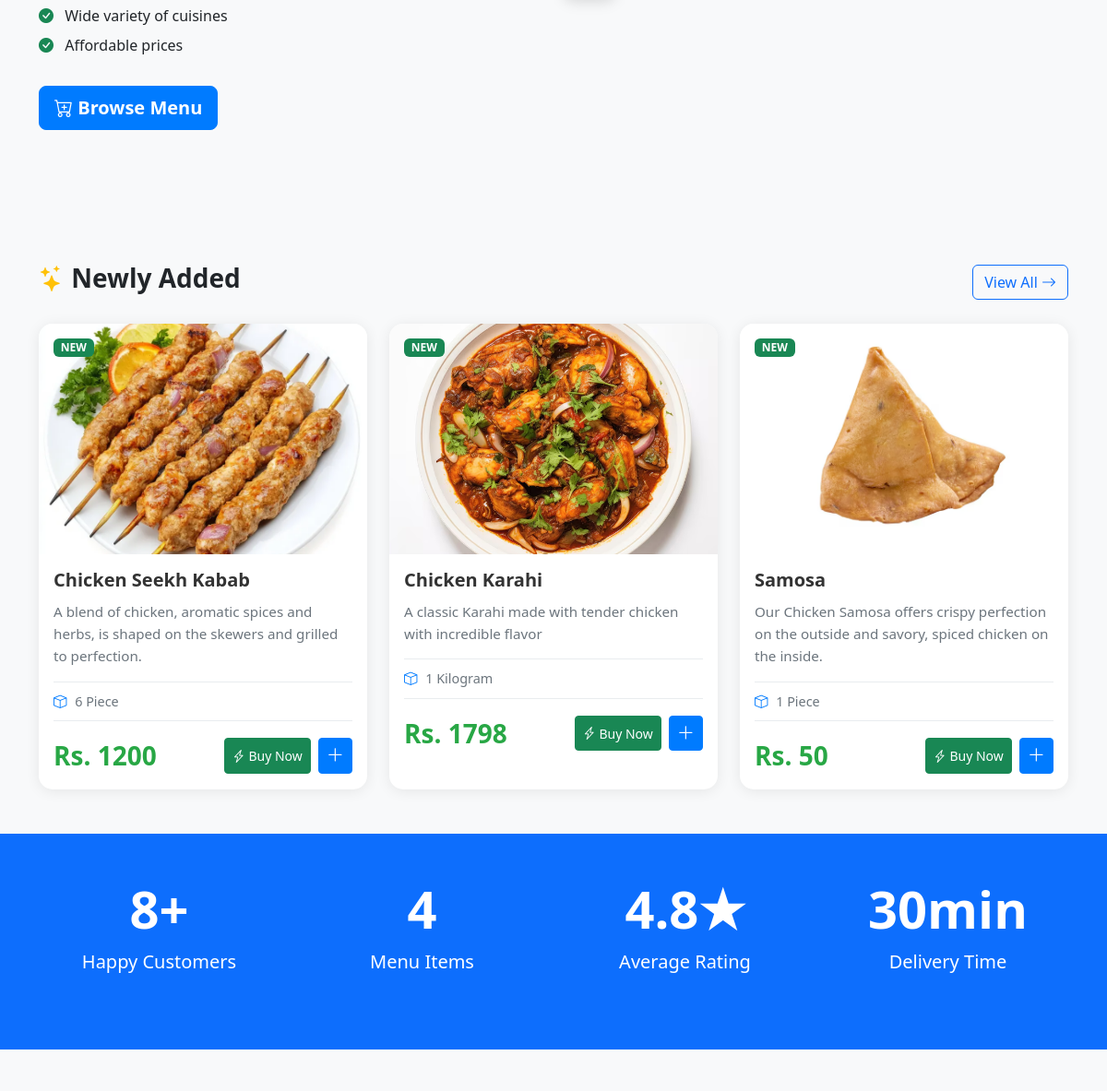
The app's page / (middle part), older data.
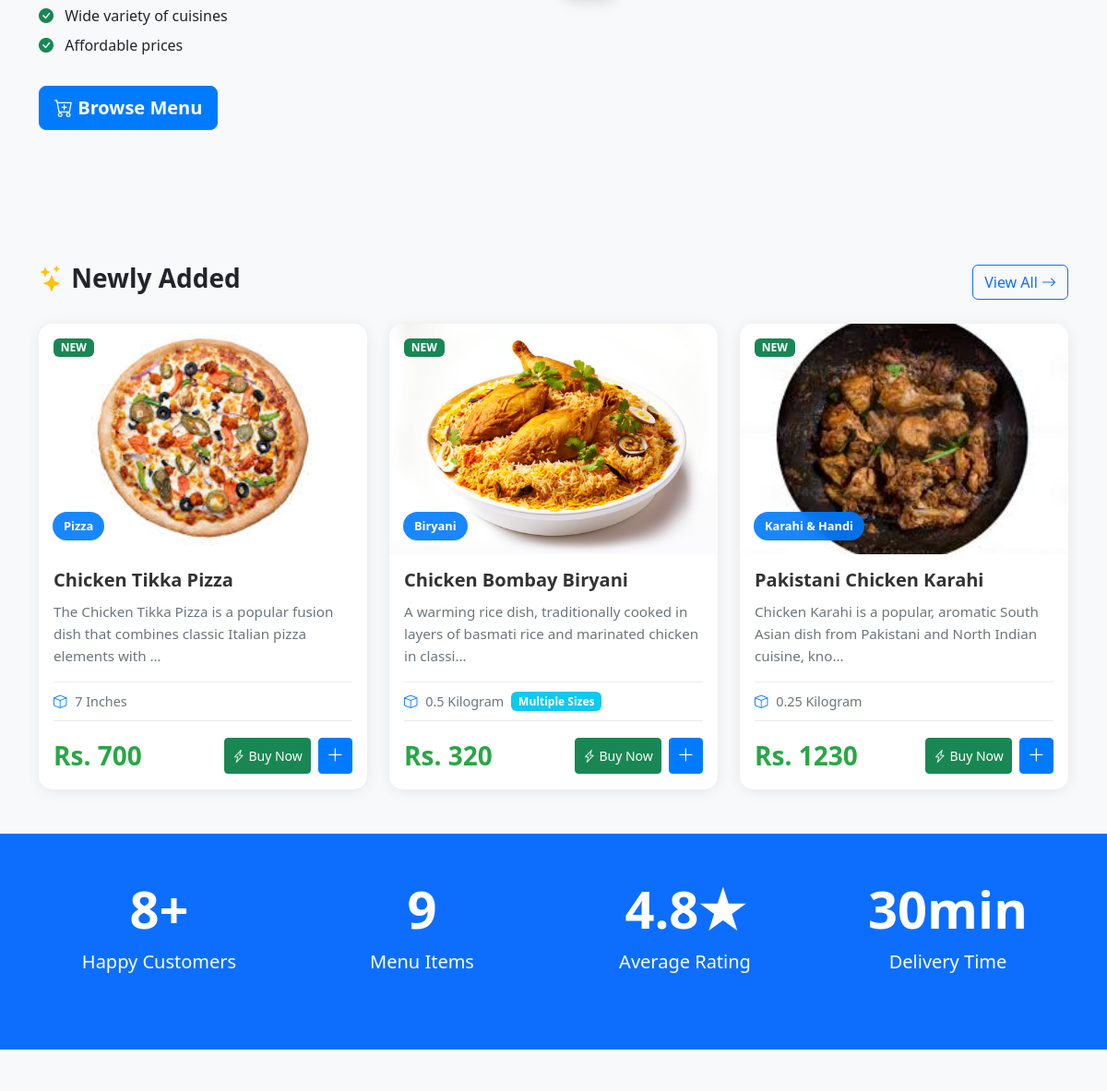
The same page, newer data.
### products/models.py (models this page shows, shortened)
class BaseModel(models.Model):
    created_at = models.DateTimeField(auto_now_add=True)
    updated_at = models.DateTimeField(auto_now=True)
    class Meta:
        abstract = True

class Product(BaseModel):
    MEASURING_CHOICES = (
        ('KG', 'Kilogram'),
        ('ML', 'Milliliter'),
        ('L', 'Liter'),
        ('PIECE', 'Piece'),
        ('In','Inches'),
        ('NONE', 'None'),
    )
    category = models.ForeignKey(Category, on_delete=models.SET_NULL, null=True, blank=True, related_name='products')
    product_name = models.CharField(max_length=200)
    product_slug = models.SlugField(max_length=250, blank=True)
    product_description = models.TextField()
    product_price = models.IntegerField()
    product_demo_price = models.IntegerField()
    quantity = models.CharField(max_length=50, null=True, blank=True)
    product_measuring = models.CharField(max_length=100, choices=MEASURING_CHOICES, default='NONE')
    is_available = models.BooleanField(default=True, help_text="Is product available for ordering?")

class ProductImage(BaseModel):
    product = models.ForeignKey(Product, on_delete=models.CASCADE, related_name='images')
    product_image = models.ImageField(upload_to='products')

class Category(BaseModel):
    category_name = models.CharField(max_length=100, unique=True)
    category_slug = models.SlugField(max_length=120, blank=True, unique=True)
    category_description = models.TextField(blank=True, null=True)
    category_image = models.ImageField(upload_to='categories/', blank=True, null=True)
    is_active = models.BooleanField(default=True)
    display_order = models.IntegerField(default=0, help_text="Lower numbers appear first")
    class Meta:
        verbose_name_plural = "Categories"
        ordering = ['display_order', 'category_name']

### products/views.py (the view)
# urls.py: path('', views.home, name='home'),
def home(request):
    latest_products = Product.objects.all().order_by('-created_at')[:3]
    total_products = Product.objects.count()
    search_query = request.GET.get('search')
    if search_query:
        products = products.filter(product_name__icontains=search_query)
    products_with_variations = []
    for product in latest_products:
        available_variations = product.variations.filter(is_available=True)
        products_with_variations.append({
            'product': product,
            'variations': available_variations,
            'has_variations': available_variations.exists()
        })
    context = {
        'latest_products': latest_products,
        'total_products': total_products,
        'products_with_variations': products_with_variations,
        'search_query': search_query,
    }
    return render(request, 'user/home.html', context)

### products/models.py (called while the page is built)
    @property
    def discount_percentage(self):
        if self.variation_demo_price and self.variation_demo_price > self.variation_price:
            return round(((self.variation_demo_price - self.variation_price) / self.variation_demo_price) * 100)
        return 0

### products/templates/user/home.html (shortened to what the changed rows need)
{% extends "base.html" %}
{% load static %}
{% block content %}
<div class="container my-5">
  <div class="row g-4">
    {% for item in products_with_variations %}
    <div class="col-lg-4 col-md-6">
      <div class="card menu-card h-100">
        <div class="menu-card-image">
          {% if item.product.images.first %}
            <img src="{{ item.product.images.first.product_image.url }}"
                 class="card-img-top"
                 alt="{{ item.product.product_name }}">
          {% else %}
            <img src="https://via.placeholder.com/400x250/FF6B6B/ffffff?text=New+Item"
                 class="card-img-top"
                 alt="No image">
          {% endif %}
          <span class="badge bg-success position-absolute top-0 start-0 m-3">NEW</span>
          {% if item.product.category %}
          <span class="category-badge">
            {{ item.product.category.category_name }}
          </span>
          {% endif %}
        </div>
        <div class="card-body d-flex flex-column">
          <h5 class="menu-card-title">{{ item.product.product_name }}</h5>
          <p class="menu-card-description">{{ item.product.product_description|truncatechars:100 }}</p>
          <div class="menu-card-meta">
            <span class="quantity-info">
              <i class="bi bi-box"></i>
              {{ item.product.quantity }} {{ item.product.get_product_measuring_display }}
            </span>
            {% if item.has_variations %}
              <span class="badge bg-info ms-2">Multiple Sizes</span>
            {% endif %}
          </div>
          <div class="menu-card-footer mt-3">
            <div class="price-section">
              <span class="price-current">Rs. {{ item.product.product_price }}</span>
            </div>
            <div class="d-flex gap-2">
              <button type="button"
                      class="btn btn-success btn-sm"
                      data-bs-toggle="modal"
                      data-bs-target="#productModal{{ item.product.id }}"
                      data-action="buy-now">
                <i class="bi bi-lightning-charge"></i> Buy Now
              </button>
              <button type="button"
                      class="btn btn-primary btn-sm"
                      data-bs-toggle="modal"
                      data-bs-target="#productModal{{ item.product.id }}"
                      data-action="add-to-cart">
                <i class="bi bi-plus-lg"></i>
              </button>
            </div>
          </div>
        </div>
      </div>
    </div>
    {% empty %}
    <div class="col-12">
      <div class="alert alert-info text-center">
        <i class="bi bi-info-circle"></i> No new products yet. Check back soon!
      </div>
    </div>
    {% endfor %}
  </div>
</div>
<div class="bg-primary text-white py-5">
  <div class="container">
    <div class="row text-center">
      <div class="col-md-3 col-6 mb-3">
        <h2 class="display-4 fw-bold">8+</h2>
      </div>
      <div class="col-md-3 col-6 mb-3">
        <h2 class="display-4 fw-bold">{{ total_products }}</h2>
        <p class="lead">Menu Items</p>
      </div>
      <div class="col-md-3 col-6 mb-3">
        <h2 class="display-4 fw-bold">4.8★</h2>
      </div>
      <div class="col-md-3 col-6 mb-3">
        <h2 class="display-4 fw-bold">30min</h2>
      </div>
    </div>
  </div>
</div>
{% endblock %}

Row changes from the older to the newer data that the page shows:
no longer on this page (row edited): Product: product.images.first.product_image (picture), product.product_name "Chicken Seekh Kabab", product.product_description "A blend of chicken, aromatic spices and herbs, is shaped on the skewers and grilled to perfection.", product.quantity "6", product.product_measuring "Piece", product.product_price "1200"
no longer on this page (row edited): Product: product.images.first.product_image (picture), product.product_name "Chicken Karahi", product.product_description "A classic Karahi made with tender chicken with incredible flavor", product.quantity "1", product.product_measuring "Kilogram", product.product_price "1798"
no longer on this page (row edited): Product: product.images.first.product_image (picture), product.product_name "Samosa", product.product_description "Our Chicken Samosa offers crispy perfection on the outside and savory, spiced chicken on the inside.", product.quantity "1", product.product_measuring "Piece", product.product_price "50"
added Product: product.images.first.product_image (picture), product.category.category_name "Pizza", product.product_name "Chicken Tikka Pizza", product.product_description "The Chicken Tikka Pizza is a popular fusion dish that combines classic Italian pizza elements with …", product.quantity "7", product.product_measuring "Inches", product.product_price "700"
added Product: product.images.first.product_image (picture), product.category.category_name "Biryani", product.product_name "Chicken Bombay Biryani", product.product_description "A warming rice dish, traditionally cooked in layers of basmati rice and marinated chicken in classi…", product.quantity "0.5", product.product_measuring "Kilogram", shows "Multiple Sizes", product.product_price "320"
added Product: product.images.first.product_image (picture), product.category.category_name "Karahi & Handi", product.product_name "Pakistani Chicken Karahi", product.product_description "Chicken Karahi is a popular, aromatic South Asian dish from Pakistani and North Indian cuisine, kno…", product.quantity "0.25", product.product_measuring "Kilogram", product.product_price "1230"
Text that changed along with them:
{{ total_products }}: "4" → "9"
